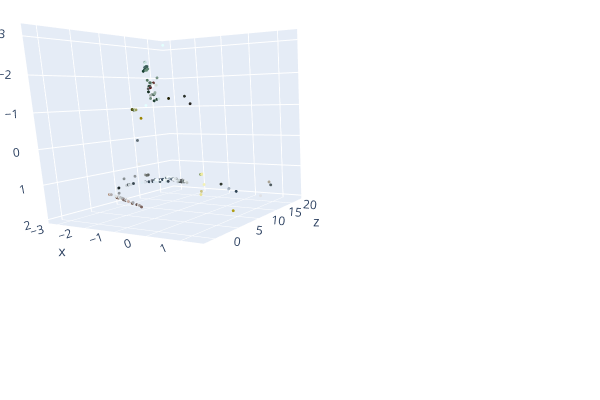

Notebook cell for this chart:
### Code cell
o3d.visualization.draw_plotly([pcd],
                                  zoom=0.3412,
                                  front=[0.4257, -0.2125, -0.8795],
                                  lookat=[2.6172, 2.0475, 1.532],
                                  up=[-0.0694, -0.9768, 0.2024])

### Figure 1 — Plotly figure (JSON) as saved in the notebook; plotly's stock layout.template omitted (floating-point values rounded to 4 significant figures; data arrays with more than 128 entries replaced by an {"elided": "..."} marker saying what was removed)
{"data": [{"marker": {"color": {"elided": "207x3 float values"}, "size": 1}, "mode": "markers", "type": "scatter3d", "x": {"elided": "207 float values"}, "y": {"elided": "207 float values"}, "z": {"elided": "207 float values"}}], "layout": {"height": 400, "margin": {"b": 0, "l": 0, "r": 0, "t": 0}, "scene": {"camera": {"center": {"x": 0.8808, "y": 0.3163, "z": -0.3059}, "eye": {"x": 1.77, "y": -0.1278, "z": -2.144}, "up": {"x": -0.0694, "y": -0.9768, "z": 0.2024}}}, "showlegend": false, "width": 600}}
